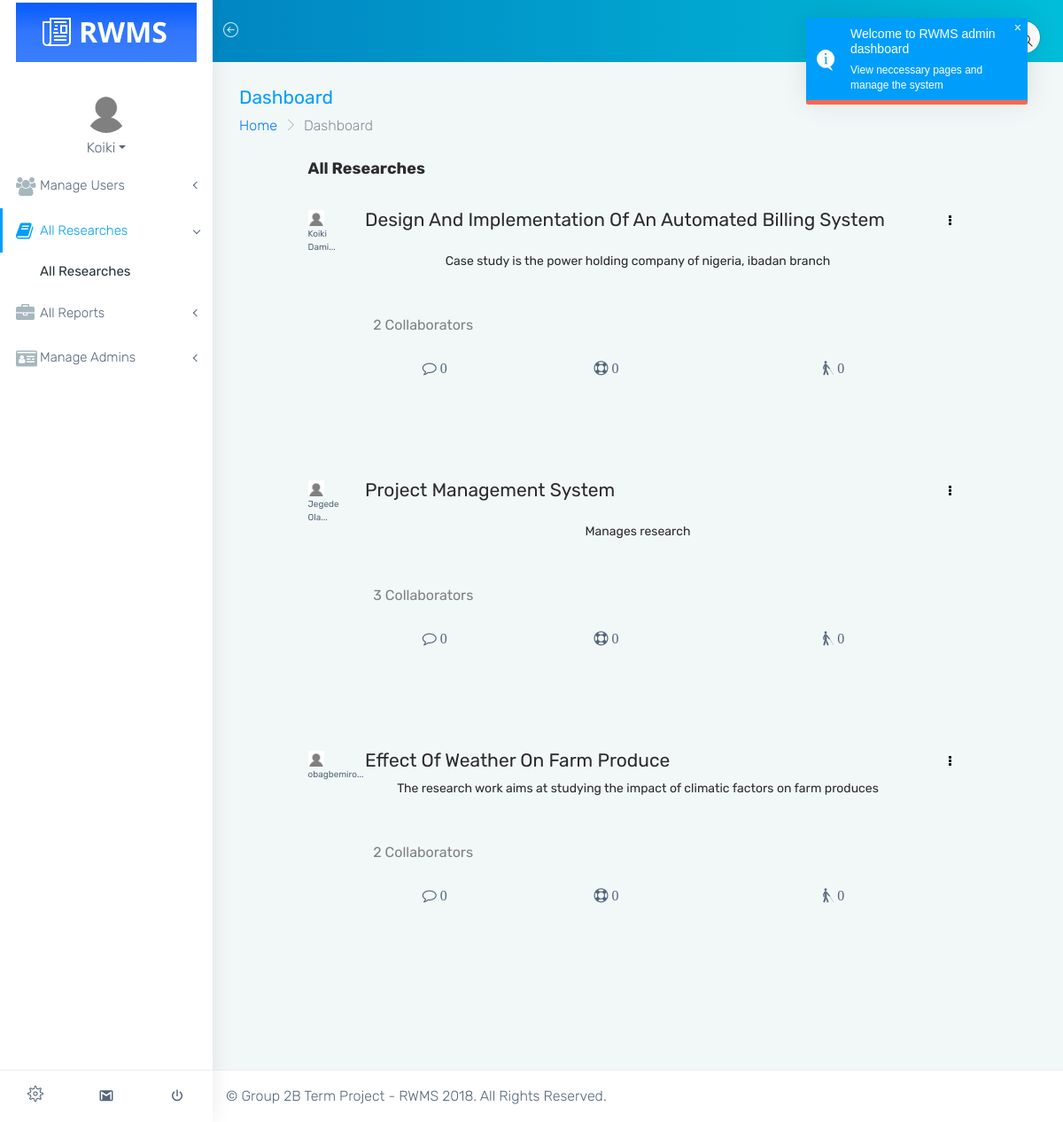
/admin/all_researches.php (signed in), run on the app's committed database.
### tables this page shows
CREATE TABLE `research` (
  `id` int(11) NOT NULL,
  `researcher_id` int(11) NOT NULL,
  `research_id` int(11) NOT NULL,
  `research_title` varchar(100) NOT NULL,
  `research_description` text NOT NULL,
  `is_shared_to_public` int(11) NOT NULL DEFAULT '0',
  `is_approved` int(11) NOT NULL DEFAULT '2',
  `is_seen` int(11) NOT NULL DEFAULT '0',
  `date_created` datetime NOT NULL
);

CREATE TABLE `user` (
  `id` int(11) NOT NULL,
  `user_id` int(11) NOT NULL,
  `surname` varchar(20) NOT NULL,
  `other_names` varchar(35) NOT NULL,
  `user_role` int(11) NOT NULL DEFAULT '0' COMMENT '0 for resercher, 1 for coordinator',
  `email` varchar(50) NOT NULL,
  `password` varchar(55) NOT NULL,
  `profile_pix` text NOT NULL,
  `activation_code` text NOT NULL,
  `activation_code_validity` varchar(50) NOT NULL,
  `account_status` int(11) NOT NULL,
  `request_for_coordination_role_is_seen` int(11) DEFAULT '0',
  `is_approved_as_coordinator` int(11) NOT NULL DEFAULT '2',
  `date_registered` datetime NOT NULL
);

### app/init.php (called while the page is built, shortened)
<?php
global $db_conn;
global $lang;
include "classes/Master.php";
include "classes/Research.php";
include "classes/Admin.php";
$research = new Research($db_conn,$lang);
$admin = new Admin($db_conn,$lang);
    if(isset($_SESSION['admin_id'])){
        $user_id=$_SESSION['admin_id'];
        $user_data=$admin->get_admin_data($user_id);
        $user_img=$user_data['profile_pix'];
        $user_surname=$user_data['surname'];
    }
?>

### app/classes/Master.php (called while the page is built, shortened)
<?php
class Master
{
    protected $db;
        function __construct($db_conn,$lang)
        {
            $this->db = $db_conn;
        }
    public function get_user_data($user_id)
    {
        $data=$this->getData("*","user"," where user_id='$user_id'");
        return $data;
    }
    public function getData($data, $table, $where = '')
    {
        try {
            if ($data != '*') {
                $selections = implode(', ', $data);
            } else {
                $selections = '*';
            }
            $stmt = $this->db->prepare("SELECT {$selections} FROM `$table` " . $where . " LIMIT 1");
            $stmt->execute();
            $settings_data = $stmt->fetch(PDO::FETCH_ASSOC);
            if ($stmt->rowCount() > 0) {
                return $settings_data;
            }
        } catch (PDOException $e) {
            echo $e->getMessage();
        }
    }
    public function getAllData($data, $table, $where = '')
    {
        try {
            if ($data != '*') {
                $selections = implode(', ', $data);
            } else {
                $selections = '*';
            }
            $stmt = $this->db->prepare("SELECT {$selections} FROM `$table` " . $where . "");
            $stmt->execute();
            $settings_data = $stmt->fetchAll(PDO::FETCH_ASSOC);
            if ($stmt->rowCount() > 0) {
                return $settings_data;
            }
        } catch (PDOException $e) {
            return $e->getMessage();
        }
    }
}
?>

### app/classes/Admin.php (called while the page is built, shortened)
<?php
class Admin extends Master
{
    public function get_admin_data($admin_id)
    {
        $data=$this->getData("*","admin"," where admin_id='$admin_id'");
        return $data;
    }
}

### app/classes/Research.php (called while the page is built, shortened)
<?php
class Research extends Master
{
    public function fetch_all_collaborators($research_id){
        $data  = "*";
        $table = "research_collaborators";
        $where=" WHERE research_id=$research_id";
        $res = $this->getAllData($data,$table,$where);
        return $res;
    }
    public function get_total_collaborators($research_id){
        return count($this->fetch_all_collaborators($research_id));
    }
    public function get_all_researches()
    {
        $data  = "*";
        $table = "research";
        $where="ORDER BY id DESC";
        $res = $this->getAllData($data,$table,$where);
        return $res;
    }
    public function get_all_contribution_files($research_id)
    {
        $data  = "*";
        $table = "research_contribution_files";
        $where=" where research_id=$research_id";
        $res = $this->getAllData($data,$table,$where);
        return $res;
    }
    public function get_all_references_avail(){
        $data = "*";
        $table = "references_available";
        $where = "";
        $result = $this->getAllData($data, $table, $where);
        return $result;
    }
    public function get_all_contribution_texts($research_id){
        $data = "*";
        $table = "research_contribution_text";
        $where = " WHERE research_id=$research_id";
        $check = $this->getAllData($data, $table, $where);
        return $check;
    }
    public function get_all_comments($research_id){
        $data = "*";
        $table = "research_comments";
        $where=" WHERE research_id=$research_id ORDER BY id DESC";
        $check = $this->getAllData($data, $table,$where);
        return $check;
    }
    public function get_total_num_comments($research_id){
        return count($this->get_all_comments($research_id));
    }
    public function get_total_num_contribution_files($research_id){
        return count($this->get_all_contribution_files($research_id));
    }
    public function get_total_num_contribution_texts($research_id){
        return count($this->get_all_contribution_texts($research_id));
    }
    public function get_total_num_followers($research_id){
        $data  = array("research_id"=>$research_id);
        $stmt = $this->db->prepare("SELECT DISTINCT follower_id FROM research_follow WHERE research_id= :research_id AND is_approved=1");
        $stmt->execute($data);
        $result=$stmt->fetchAll();
        $total_followers= count($result);
        return $total_followers;
    }
}

### admin/all_researches.php (the view, shortened to what this page needs)
<?php
    include("../app/init.php");
    $all_researches=$research->get_all_researches();
    $all_references_avail=$research->get_all_references_avail();
?>
<!DOCTYPE html>
<html lang="en">
<head>
    <link href="../assets/plugins/bootstrap/css/bootstrap.min.css" rel="stylesheet">
    <link href="../assets/plugins/chartist-js/dist/chartist.min.css" rel="stylesheet">
    <link href="../assets/plugins/chartist-js/dist/chartist-init.css" rel="stylesheet">
    <link href="../assets/plugins/chartist-plugin-tooltip-master/dist/chartist-plugin-tooltip.css" rel="stylesheet">
    <link href="../assets/plugins/css-chart/css-chart.css" rel="stylesheet">
    <link href="../assets/plugins/toast-master/css/jquery.toast.css" rel="stylesheet">
    <link href="css/style.css" rel="stylesheet">
    <link href="css/colors/blue.css" id="theme" rel="stylesheet">
    <link href="../app/assets/css/select2.min.css" rel="stylesheet">
</head>
<body class="fix-header fix-sidebar card-no-border">
    <div id="main-wrapper">
        <?php include("header_loggedin.php");?>
        <?php include("sidenav.php");?>
        <div class="page-wrapper">
            <div class="container-fluid">
                <div class="row page-titles">
                    <div class="col-md-6 col-8 align-self-center">
                        <h3 class="text-themecolor m-b-0 m-t-0">Dashboard</h3>
                        <ol class="breadcrumb">
                            <li class="breadcrumb-item"><a href="javascript:void(0)">Home</a></li>
                            <li class="breadcrumb-item active">Dashboard</li>
                        </ol>
                    </div>
                </div>
                <div class="row">
                    <div class="col-md-10 mx-auto mb-5">
                        <h4 class="section-heading" style="font-weight:bold;">All Researches</h4> <br>
                        <?php
                  $i=0;
                  if (!empty($all_researches)) {
                  foreach ($all_researches as $researche) {
                    $i++;
                    $title=$researche['research_title'];
                    $description=$researche['research_description'];
                    $research_id=$researche['research_id'];
                    $researcher_id=$researche['researcher_id'];
                    $researcher_pix=$research->get_user_data($researcher_id)['profile_pix'];
                    $researcher_name=$research->get_user_data($researcher_id)['surname']." ".$research->get_user_data($researcher_id)['other_names'];
                    $total_collaborators=$research->get_total_collaborators($research_id);
                    $research_contribution_text_id=0;
?>
<div style="margin-bottom:110px" class="researchDiv" id="researchDiv<?php echo $i; ?>">
  <div class="row">
    <div class="col-md-1">
      <img src="../<?php echo $researcher_pix;?>" class="" height="18">
      <div style="font-size:10px;"><strong title="<?php echo $researcher_name;?>"><?php if(strlen($researcher_name)>10){echo substr($researcher_name,0,10)."...";}else{ echo $researcher_name; }?></strong></div>
    </div>
    <div class="col-md-10"><h3 class="research-title"> <?php echo ucwords(strtolower($title))?></h3></div>
    <div class="col-md-1">
        <div class="dropdown show">
          <a class="btn" href="#" role="button" id="dropdownMenuButton" data-toggle="dropdown" aria-haspopup="true" aria-expanded="false" style="color:black;"><i class="fa fa-ellipsis-v"> </i></a>
        </div>
    </div>
  </div>
  <div class="row">
    <div class="col-md-10 mx-auto text-center"> <h6 class="research-description"><?php echo ucfirst(strtolower($description))?></h6></div>
  </div>
  <div class="row research-write-up-div" style="margin-top:15px">
    <div class="col-md-1"></div>
    <div class="col-md-11">
    </div>
  </div>
  <div class="row" style="margin-top:10px;padding:5px 0px 5px 10px">
    <?php
      $total_contributed_files=$research->get_total_num_contribution_files($research_id);
      $total_contributed_texts=$research->get_total_num_contribution_texts($research_id);
      $total_contributions=$total_contributed_files+$total_contributed_texts;
      $total_followers=$research->get_total_num_followers($research_id);
      $total_comments=$research->get_total_num_comments($research_id);
    ?>
      <div class="col-md-1"></div>
      <div class="col-md-4">
      </div>
      <div class="col-md-6">
      </div>
      <div class="col-md-1">
      </div>
  </div>
  <div class="row" style='padding:0px 0px 0px 10px'>
    <div class="col-md-1"></div>
  </div>
  <div class="row">
    <div class="col-md-1" style='padding:0px 0px 0px 10px'></div>
  </div>
  <div class="row" style='padding:5px 0px 0px 10px'>
    <div class="col-md-1"></div>
    <div class='col-md-4'><b style='color:grey'><span class="numb-collab"><?php echo $total_collaborators; ?></span> Collaborators</b></div>
  </div>
  <div class="row" style="margin-top:25px;">
    <div class="col-md-2"></div>
    <div class="col-md-3">
      <i class="fa fa-comment-o addComment" data-toggle="modal" data-target="#myModal" style="cursor:pointer;color:<?php echo $comment_color;?>;" research-id="<?php echo $research_id; ?>" researcher-id="<?php echo $researcher_id; ?>" is-authorized="<?php echo $is_authorized;?>" id="addComment<?php echo $i;?>"> <?php echo $total_comments?></i>
    </div>
    <?php
      $contribution_text_references_html="";
      foreach ($all_references_avail as $ref_avail) {
        $ref_id=$ref_avail["reference_id"];
        $research_topic=$ref_avail["reference"];
        $sel="";
        $contribution_text_references_html.="<option datavalue='$ref_id' reference_name='$research_topic' $sel>$research_topic</option>";
      }
    ?>
    <div class="col-md-4">
      <i class="fa fa-support contribute" data-toggle="modal" data-target="#myModal" style="cursor:pointer;color:<?php echo $contribution_color;?>" research-id="<?php echo $research_id; ?>" researcher-id="<?php echo $researcher_id; ?>" contribution-text-id="<?php echo $research_contribution_text_id; ?>" contribution-text="<?php echo $researcher_contribution_text_content; ?>" contribution_text_references_html="<?php echo $contribution_text_references_html;?>" is-authorized="<?php echo $is_authorized;?>" id="cont<?php echo $i?>"> <?php echo $total_contributions?></i>
    </div>
    <div class="col-md-3">
      <i class="fa fa-blind follow" style="cursor:pointer;color:<?php echo $follow_color;?>" research-id="<?php echo $research_id; ?>" researcher-id="<?php echo $researcher_id; ?>" follower-id="<?php echo $follower_id; ?>" id="follow<?php echo $i;?>"> <?php echo $total_followers?></i>
    </div>
  </div>
</div>
<?php
                  }
                }else{
                  echo "<div><span style='color;grey'>No research added yet</span></div>";
                }
                ?>
                    </div>
                </div>
            </div>
            <footer class="footer">
                &copy; Group 2B Term Project - RWMS 2018. All Rights Reserved.
            </footer>
        </div>
    </div>
</body>
</html>

### admin/sidenav.php (shortened to what this page needs)
<aside class="left-sidebar">
    <div class="scroll-sidebar">
        <div class="user-profile">
            <div class="profile-img"> <img src="../<?php echo $user_img;?>" alt="user" /> </div>
            <div class="profile-text"> <a href="#" class="dropdown-toggle link u-dropdown" data-toggle="dropdown" role="button" aria-haspopup="true" aria-expanded="true"><?php echo $user_surname;?><span class="caret"></span></a>
            </div>
        </div>
        <nav class="sidebar-nav">
            <ul id="sidebarnav">
                <li>
                    <a class="has-arrow" href="#" aria-expanded="false"><i class="fa fa-group"></i><span class="hide-menu">Manage Users</span></a>
                </li>
                <li>
                    <a class="has-arrow" href="#" aria-expanded="false"><i class="fa fa-book"></i><span class="hide-menu">All Researches</span></a>
                    <ul aria-expanded="false" class="collapse">
                        <li><a href="all_researches.php">All Researches</a></li>
                    </ul>
                </li>
                <li>
                    <a class="has-arrow" href="#" aria-expanded="false"><i class="fa fa-briefcase"></i><span class="hide-menu">All Reports</span></a>
                </li>
                <li>
                    <a class="has-arrow" href="#" aria-expanded="false"><i class="fa fa-id-card"></i><span class="hide-menu">Manage Admins</span></a>
                </li>
            </ul>
        </nav>
    </div>
    <div class="sidebar-footer">
        <a href="#" class="link" data-toggle="tooltip" title="Settings"><i class="ti-settings"></i></a>
        <a href="#" class="link" data-toggle="tooltip" title="Email"><i class="mdi mdi-gmail"></i></a>
        <a href="#" class="link" data-toggle="tooltip" title="Logout"><i class="mdi mdi-power"></i></a>
    </div>
</aside>

### data on the page
research: researcher.profile_pix (placeholder picture), researcher.other_names "Koiki Dami", research_title "Design And Implementation Of An Automated Billing System", research_description "Case study is the power holding company of nigeria, ibadan branch", total_collaborators "2", total_comments "0", total_contributions "0", total_followers "0"
research: researcher.profile_pix (placeholder picture), researcher.other_names "Jegede Ola", research_title "Project Management System", research_description "Manages research", total_collaborators "3", total_comments "0", total_contributions "0", total_followers "0"
research: researcher.profile_pix (placeholder picture), researcher.other_names "obagbemiro", research_title "Effect Of Weather On Farm Produce", research_description "The research work aims at studying the impact of climatic factors on farm produces", total_collaborators "2", total_comments "0", total_contributions "0", total_followers "0"

### other printed values
$user_surname "Koiki"
